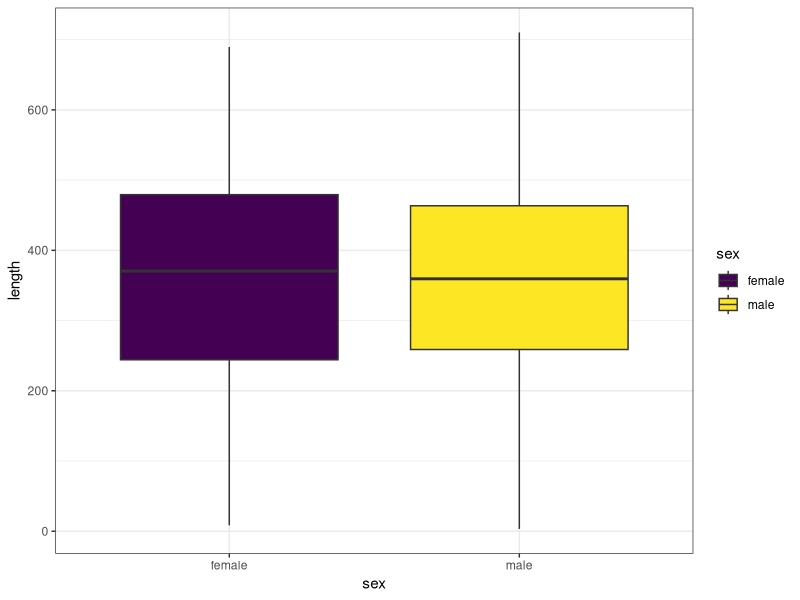
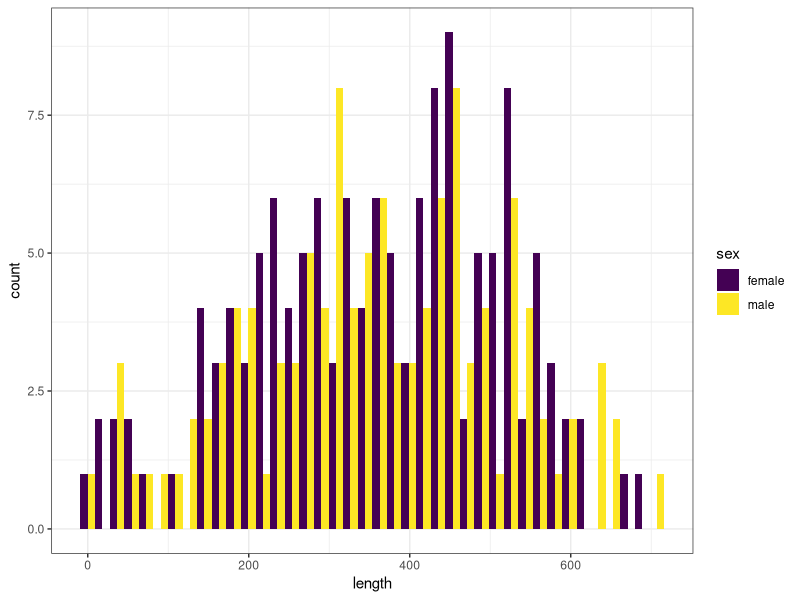

The R script that drew these images, in order:
## ---- chunk 1
# I like to put all of my attached libraries up here
library(tidyverse)

# Make a color palette
colorRamp <- viridisLite::viridis(n=2)

knitr::opts_chunk$set(echo = TRUE)
options(stringsAsFactors=FALSE)
## ---- chunk 2
dataRows <- 250
lengthData <- data.frame(id = seq(1, dataRows), 
                        sex = sample(c("male", "female"), size = dataRows, replace = TRUE), 
                        length = abs(rnorm(dataRows, mean = 357, sd = 169))
)

head(lengthData)
## ---- chunk 3
summary <- lengthData %>%
   group_by(sex) %>%
   summarize(Mean = mean(length),
             SD = sd(length),
             Count = n()
   ) 

knitr::kable(summary)

## ---- chunk 4
ggplot(lengthData, aes(x=sex,y=length, fill=sex)) +
   geom_boxplot() +
   scale_fill_manual(values=colorRamp) +
   theme_bw()
## ---- chunk 5
ggplot(lengthData, aes(x=length, fill=sex)) +
   geom_histogram(bins=40, position="dodge") +
   scale_fill_manual(values=colorRamp) +
   theme_bw()
